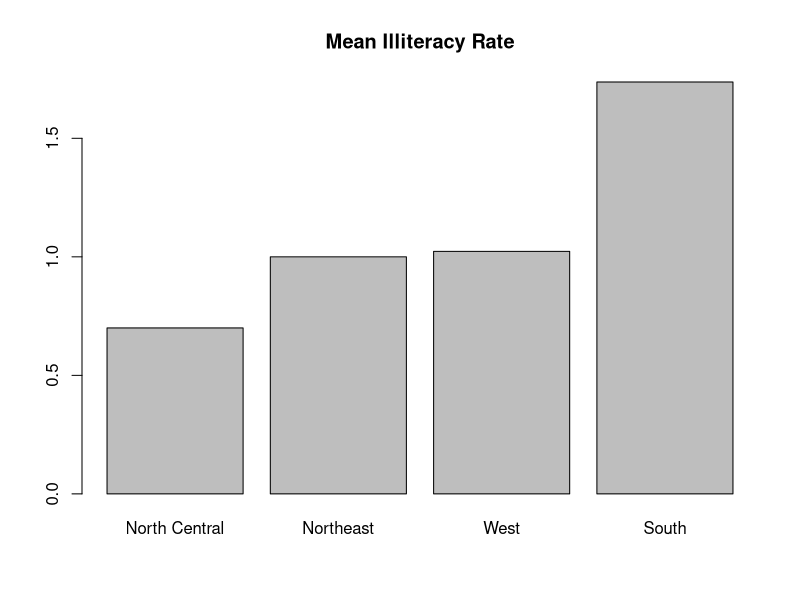

Here is the R script that generated this plot:
states <- data.frame(state.region, state.x77)
means <- aggregate(states$Illiteracy, by=list(state.region), FUN=mean)

#Means sorted smallest to q largest
means <- means[order(means$x),]

barplot(means$x, names.arg=means$Group.1)
title("Mean Illiteracy Rate")